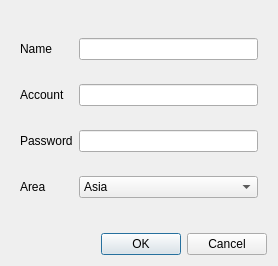
<?xml version="1.0" encoding="UTF-8"?>
<ui version="4.0">
 <class>Dialog</class>
 <widget class="QDialog" name="Dialog">
  <property name="geometry">
   <rect>
    <x>0</x>
    <y>0</y>
    <width>278</width>
    <height>266</height>
   </rect>
  </property>
  <property name="windowTitle">
   <string>Add Account</string>
  </property>
  <layout class="QVBoxLayout" name="verticalLayout">
   <item>
    <widget class="QWidget" name="widget" native="true">
     <layout class="QGridLayout" name="gridLayout">
      <item row="0" column="0">
       <widget class="QLabel" name="label">
        <property name="text">
         <string>Name</string>
        </property>
       </widget>
      </item>
      <item row="0" column="1">
       <widget class="QLineEdit" name="lineEdit_name"/>
      </item>
      <item row="1" column="0">
       <widget class="QLabel" name="label_2">
        <property name="text">
         <string>Account</string>
        </property>
       </widget>
      </item>
      <item row="1" column="1">
       <widget class="QLineEdit" name="lineEdit_acc"/>
      </item>
      <item row="2" column="0">
       <widget class="QLabel" name="label_3">
        <property name="text">
         <string>Password</string>
        </property>
       </widget>
      </item>
      <item row="2" column="1">
       <widget class="QLineEdit" name="lineEdit_pwd"/>
      </item>
      <item row="3" column="0">
       <widget class="QLabel" name="label_4">
        <property name="text">
         <string>Area</string>
        </property>
       </widget>
      </item>
      <item row="3" column="1">
       <widget class="QComboBox" name="comboBox_class">
        <property name="currentIndex">
         <number>2</number>
        </property>
        <item>
         <property name="text">
          <string>Americas</string>
         </property>
        </item>
        <item>
         <property name="text">
          <string>Europe</string>
         </property>
        </item>
        <item>
         <property name="text">
          <string>Asia</string>
         </property>
        </item>
        <item>
         <property name="text">
          <string>China</string>
         </property>
        </item>
       </widget>
      </item>
     </layout>
    </widget>
   </item>
   <item>
    <widget class="QDialogButtonBox" name="buttonBox">
     <property name="orientation">
      <enum>Qt::Horizontal</enum>
     </property>
     <property name="standardButtons">
      <set>QDialogButtonBox::Cancel|QDialogButtonBox::Ok</set>
     </property>
    </widget>
   </item>
  </layout>
 </widget>
 <resources/>
 <connections>
  <connection>
   <sender>buttonBox</sender>
   <signal>accepted()</signal>
   <receiver>Dialog</receiver>
   <slot>accept()</slot>
   <hints>
    <hint type="sourcelabel">
     <x>248</x>
     <y>254</y>
    </hint>
    <hint type="destinationlabel">
     <x>157</x>
     <y>274</y>
    </hint>
   </hints>
  </connection>
  <connection>
   <sender>buttonBox</sender>
   <signal>rejected()</signal>
   <receiver>Dialog</receiver>
   <slot>reject()</slot>
   <hints>
    <hint type="sourcelabel">
     <x>316</x>
     <y>260</y>
    </hint>
    <hint type="destinationlabel">
     <x>286</x>
     <y>274</y>
    </hint>
   </hints>
  </connection>
 </connections>
</ui>
